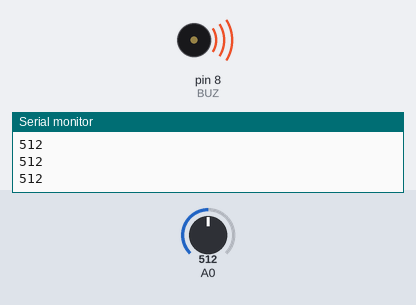
Recording of a sketch running on a simulated Arduino Uno, built with avr-gcc and run on an emulated ATmega328P. On the bench: buzzer (waves = sounding, pin HIGH), the last lines printed to the serial monitor. The test bench sets the inputs (shaded band); at power-on: A0 = 512.

Above: at 1.3 s.
1.4 s: A0 set to 35
2.9 s: A0 set to 27
At 4.2 s:
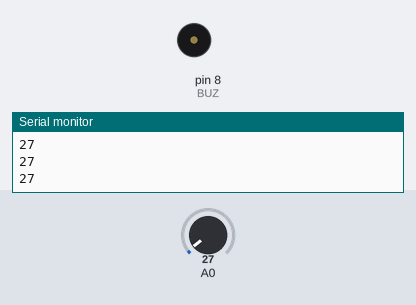
4.5 s: A0 set to 122
At 5.4 s:
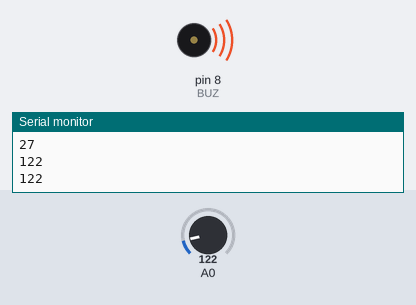
6.0 s: A0 set to 22
At 6.6 s:
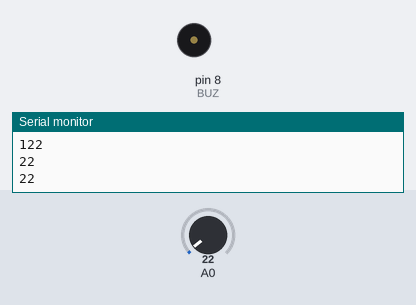
Timing chart, 0 to 8.5 s (numbered marks = the images above; inputs shaded):
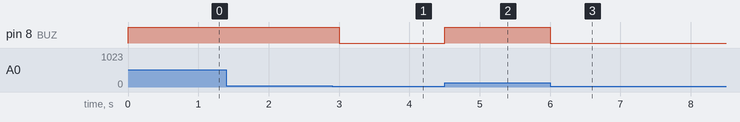

Measured:
- the behaviour switches between 32 and 31 on A0 (found by bisection; images 0 and 1)
- after the input at 2.9 s, pin 8 (BUZ): HIGH → LOW after 0.10 s
- after the input at 4.5 s, pin 8 (BUZ): LOW → HIGH at once
- after the input at 6.0 s, pin 8 (BUZ): HIGH → LOW at once

The sketch:

type_2__cds.ino
```cpp
#define BUZ 8

void setup() {
    Serial.begin(9600);
    pinMode(BUZ, OUTPUT);
}

void loop() {
    int d = analogRead(A0);
    Serial.println(d);
    if(d>=32)digitalWrite(BUZ,HIGH);
    else digitalWrite(BUZ,LOW);
    delay(500);

}
```
